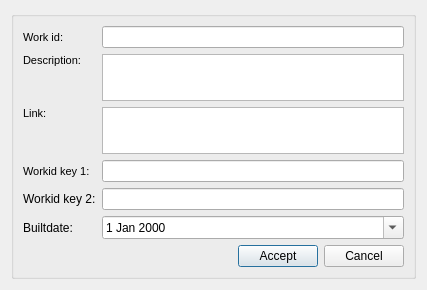
<?xml version="1.0" encoding="UTF-8"?>
<ui version="4.0">
 <class>dlg_info_workcat</class>
 <widget class="QDialog" name="dlg_info_workcat">
  <property name="geometry">
   <rect>
    <x>0</x>
    <y>0</y>
    <width>427</width>
    <height>281</height>
   </rect>
  </property>
  <property name="windowTitle">
   <string>New workcat</string>
  </property>
  <layout class="QVBoxLayout" name="verticalLayout">
   <item>
    <widget class="QGroupBox" name="groupBox">
     <property name="title">
      <string/>
     </property>
     <layout class="QVBoxLayout" name="verticalLayout_2">
      <item>
       <layout class="QGridLayout" name="gridLayout">
        <item row="0" column="0">
         <widget class="QLabel" name="lbl_work_id">
          <property name="font">
           <font>
            <pointsize>8</pointsize>
            <weight>50</weight>
            <bold>false</bold>
           </font>
          </property>
          <property name="frameShape">
           <enum>QFrame::NoFrame</enum>
          </property>
          <property name="frameShadow">
           <enum>QFrame::Plain</enum>
          </property>
          <property name="text">
           <string>Work id:</string>
          </property>
          <property name="textFormat">
           <enum>Qt::AutoText</enum>
          </property>
          <property name="scaledContents">
           <bool>false</bool>
          </property>
          <property name="alignment">
           <set>Qt::AlignLeading|Qt::AlignLeft|Qt::AlignVCenter</set>
          </property>
          <property name="margin">
           <number>3</number>
          </property>
         </widget>
        </item>
        <item row="1" column="0">
         <widget class="QLabel" name="lbl_descript">
          <property name="font">
           <font>
            <pointsize>8</pointsize>
            <weight>50</weight>
            <bold>false</bold>
           </font>
          </property>
          <property name="frameShape">
           <enum>QFrame::NoFrame</enum>
          </property>
          <property name="frameShadow">
           <enum>QFrame::Plain</enum>
          </property>
          <property name="text">
           <string>Description:</string>
          </property>
          <property name="textFormat">
           <enum>Qt::AutoText</enum>
          </property>
          <property name="scaledContents">
           <bool>false</bool>
          </property>
          <property name="alignment">
           <set>Qt::AlignLeading|Qt::AlignLeft|Qt::AlignTop</set>
          </property>
          <property name="margin">
           <number>3</number>
          </property>
         </widget>
        </item>
        <item row="1" column="1">
         <widget class="QTextEdit" name="descript">
          <property name="sizePolicy">
           <sizepolicy hsizetype="Expanding" vsizetype="Maximum">
            <horstretch>0</horstretch>
            <verstretch>0</verstretch>
           </sizepolicy>
          </property>
          <property name="minimumSize">
           <size>
            <width>0</width>
            <height>0</height>
           </size>
          </property>
          <property name="maximumSize">
           <size>
            <width>16777215</width>
            <height>47</height>
           </size>
          </property>
         </widget>
        </item>
        <item row="0" column="1">
         <widget class="QLineEdit" name="cat_work_id">
          <property name="enabled">
           <bool>true</bool>
          </property>
          <property name="frame">
           <bool>true</bool>
          </property>
         </widget>
        </item>
        <item row="3" column="0">
         <widget class="QLabel" name="lbl_workid_key_1">
          <property name="font">
           <font>
            <pointsize>8</pointsize>
           </font>
          </property>
          <property name="frameShape">
           <enum>QFrame::NoFrame</enum>
          </property>
          <property name="frameShadow">
           <enum>QFrame::Plain</enum>
          </property>
          <property name="text">
           <string>Workid key 1:</string>
          </property>
          <property name="textFormat">
           <enum>Qt::AutoText</enum>
          </property>
          <property name="scaledContents">
           <bool>false</bool>
          </property>
          <property name="alignment">
           <set>Qt::AlignLeading|Qt::AlignLeft|Qt::AlignVCenter</set>
          </property>
          <property name="margin">
           <number>3</number>
          </property>
         </widget>
        </item>
        <item row="2" column="0">
         <widget class="QLabel" name="lbl_link">
          <property name="sizePolicy">
           <sizepolicy hsizetype="Fixed" vsizetype="Preferred">
            <horstretch>0</horstretch>
            <verstretch>0</verstretch>
           </sizepolicy>
          </property>
          <property name="font">
           <font>
            <pointsize>8</pointsize>
           </font>
          </property>
          <property name="frameShape">
           <enum>QFrame::NoFrame</enum>
          </property>
          <property name="frameShadow">
           <enum>QFrame::Plain</enum>
          </property>
          <property name="text">
           <string>Link:</string>
          </property>
          <property name="textFormat">
           <enum>Qt::AutoText</enum>
          </property>
          <property name="scaledContents">
           <bool>false</bool>
          </property>
          <property name="alignment">
           <set>Qt::AlignLeading|Qt::AlignLeft|Qt::AlignTop</set>
          </property>
          <property name="margin">
           <number>3</number>
          </property>
         </widget>
        </item>
        <item row="4" column="0">
         <widget class="QLabel" name="lbl_workid_key_2">
          <property name="text">
           <string>Workid key 2:</string>
          </property>
         </widget>
        </item>
        <item row="5" column="0">
         <widget class="QLabel" name="lbl_builtdate">
          <property name="sizePolicy">
           <sizepolicy hsizetype="Fixed" vsizetype="Preferred">
            <horstretch>0</horstretch>
            <verstretch>0</verstretch>
           </sizepolicy>
          </property>
          <property name="text">
           <string>Builtdate:</string>
          </property>
         </widget>
        </item>
        <item row="4" column="1">
         <widget class="QLineEdit" name="workid_key_2"/>
        </item>
        <item row="2" column="1">
         <widget class="QTextEdit" name="link">
          <property name="sizePolicy">
           <sizepolicy hsizetype="Expanding" vsizetype="Maximum">
            <horstretch>0</horstretch>
            <verstretch>0</verstretch>
           </sizepolicy>
          </property>
          <property name="maximumSize">
           <size>
            <width>16777215</width>
            <height>47</height>
           </size>
          </property>
         </widget>
        </item>
        <item row="3" column="1">
         <widget class="QLineEdit" name="workid_key_1">
          <property name="frame">
           <bool>true</bool>
          </property>
         </widget>
        </item>
        <item row="5" column="1">
         <widget class="QDateEdit" name="builtdate">
          <property name="calendarPopup">
           <bool>true</bool>
          </property>
         </widget>
        </item>
        <item row="6" column="1">
         <layout class="QHBoxLayout" name="horizontalLayout_7">
          <item>
           <spacer name="horizontalSpacer_2">
            <property name="orientation">
             <enum>Qt::Horizontal</enum>
            </property>
            <property name="sizeHint" stdset="0">
             <size>
              <width>40</width>
              <height>20</height>
             </size>
            </property>
           </spacer>
          </item>
          <item>
           <widget class="QPushButton" name="btn_accept">
            <property name="text">
             <string>Accept</string>
            </property>
           </widget>
          </item>
          <item>
           <widget class="QPushButton" name="btn_cancel">
            <property name="text">
             <string>Cancel</string>
            </property>
           </widget>
          </item>
         </layout>
        </item>
       </layout>
      </item>
      <item>
       <spacer name="verticalSpacer">
        <property name="orientation">
         <enum>Qt::Vertical</enum>
        </property>
        <property name="sizeHint" stdset="0">
         <size>
          <width>20</width>
          <height>40</height>
         </size>
        </property>
       </spacer>
      </item>
     </layout>
    </widget>
   </item>
  </layout>
 </widget>
 <tabstops>
  <tabstop>btn_accept</tabstop>
 </tabstops>
 <resources/>
 <connections/>
</ui>
